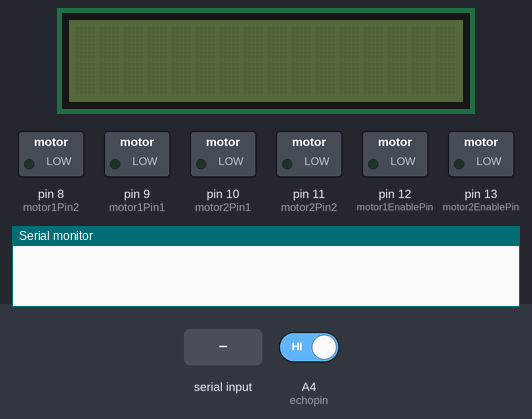
Recording of a sketch running on a simulated Arduino Uno, built with avr-gcc and run on an emulated ATmega328P. Shown: 16×2 character LCD, switched loads named in the sketch (green lamp = pin HIGH), the last lines printed to the serial monitor. The inputs (shaded band) are chosen by the test bench; at power-on: A4 (echopin) HIGH. Pins used as bus, display or sensor lines are not drawn.

Above: at 0.1 s.
At 1.7 s:
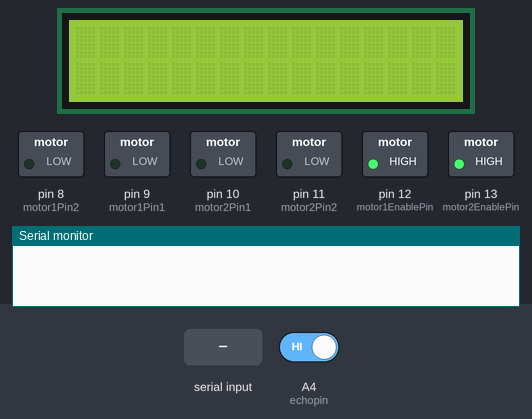
1.8 s: "1" received over the second serial link
At 4.3 s:
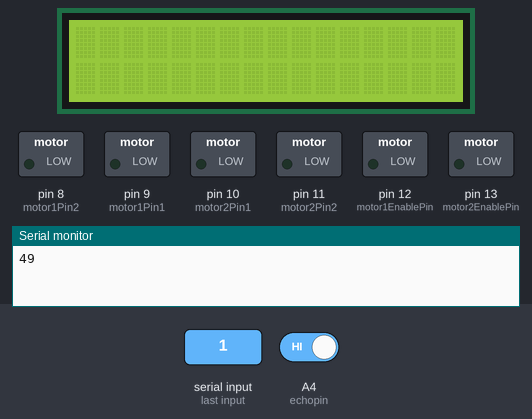
Timing chart, 0 to 5.8 s (numbered marks = the images above; inputs shaded):
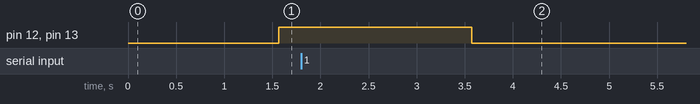

The sketch:

project_robot.ino
```cpp
#include <DFRobot_DHT11.h>
#include <SoftwareSerial.h>
#include <Wire.h> //Biblioteca utilizada gerenciar a comunicação entre dispositicos através do protocolo I2C
#include <LiquidCrystal_I2C.h> //Biblioteca controlar display 16x2 através do I2C

#define col  16 //Define o número de colunas do display utilizado
#define lin   2 //Define o número de linhas do display utilizado
#define ende  0x27 //Define o endereço do display
LiquidCrystal_I2C lcd(ende, col, lin); //Cria o objeto lcd passando como parâmetros o endereço, o nº de colunas e o nº de linhas
#define echopin  A4 // echo pin
#define trigpin A3 // Trigger pin

SoftwareSerial BT(3, 2);

#define DHT11_PIN A5 // Pin sensor is connected to
DFRobot_DHT11 DHT;

int motor2Pin1 = 10; // pin 6 on L293D IC
int motor2Pin2 = 11; // pin 7 on L293D IC
int motor2EnablePin = 13; // pin 10 on L293D IC

int motor1Pin1 = 9; // pin 4 on L293D IC
int motor1Pin2 = 8; // pin 5 on L293D IC
int motor1EnablePin = 12; // pin 9 on L293D IC


int state;
int Speed = 130;

int temp;
int hum;

int timer = 0;

int distanceFwd;
long duration;

int chk = 0;
int set = 35;

void setup() {
    pinMode (trigpin, OUTPUT);
    pinMode (echopin, INPUT );

    pinMode(motor1Pin1, OUTPUT);
    pinMode(motor1Pin2, OUTPUT);
    pinMode(motor1EnablePin, OUTPUT);
    pinMode(motor2Pin1, OUTPUT);
    pinMode(motor2Pin2, OUTPUT);
    pinMode(motor2EnablePin, OUTPUT);
    // initialize serial communication at 9600 bits per second:
    Serial.begin(9600);
    BT.begin(9600); // Setting the baud rate of Software Serial Library
    delay(500);

    lcd.init(); //Inicializa a comunicação com o display já conectado
    lcd.clear(); //Limpa a tela do display
    lcd.backlight(); //Aciona a luz de fundo do display

    lcd.setCursor(0, 0);
    Wire.begin();
    lcd.display();
}

void loop() {
    //if some date is sent, reads it and saves in state
    if(BT.available() > 0){
      state = BT.read();
      Serial.println(state);
      if(state > 10){
         Speed = state;}
}


   distanceFwd = data();

   analogWrite(motor1EnablePin, Speed);
   analogWrite(motor2EnablePin, Speed);

   if((distanceFwd<set) && (chk==1)){chk = 2; Stop();}
    if(distanceFwd>set){chk = 0;}

   // if the state is '1' the DC motor will go forward
   if ((state == 1) && (chk==0)){chk = 1; forword();Serial.println("Go Forward!");}

   // if the state is '2' the motor will Reverse
   else if (state == 2){backword();Serial.println("Reverse!");}

   // if the state is '3' the motor will turn left
   else if (state == 3){turnLeft();Serial.println("Turn LEFT");}

   // if the state is '4' the motor will turn right
   else if (state == 4){turnRight();Serial.println("Turn RIGHT");}

   // if the state is '5' the motor will Stop
   else if (state == 5) {Stop();Serial.println("STOP!");}

timer = timer+1;

if(distanceFwd>200){distanceFwd=200;}

if(timer>400){
 DHT.read(DHT11_PIN);
 hum = DHT.humidity;
 temp = DHT.temperature;

 lcd.print(temp);        //send distance to MIT App
 lcd.print(";");
 lcd.print(hum);         //send distance to MIT App
 lcd.print(";");
 lcd.setCursor(0, 1);
 lcd.print(distanceFwd); //send distance to MIT App
 lcd.println(";");
 timer=0;
}

delay(1);
}

void forword(){
    digitalWrite(motor1Pin1, HIGH);
    digitalWrite(motor1Pin2, LOW);
    digitalWrite(motor2Pin1, LOW);
    digitalWrite(motor2Pin2, HIGH);
}

void backword(){
    digitalWrite(motor1Pin1, LOW);
    digitalWrite(motor1Pin2, HIGH);
    digitalWrite(motor2Pin1, HIGH);
    digitalWrite(motor2Pin2, LOW);
}

void turnRight(){
    digitalWrite(motor1Pin1, LOW);
    digitalWrite(motor1Pin2, HIGH);
    digitalWrite(motor2Pin1, LOW);
    digitalWrite(motor2Pin2, HIGH);
}

void turnLeft(){
    digitalWrite(motor1Pin1, HIGH);
    digitalWrite(motor1Pin2, LOW);
    digitalWrite(motor2Pin1, HIGH);
    digitalWrite(motor2Pin2, LOW);
}

void Stop(){
    digitalWrite(motor1Pin1, LOW);
    digitalWrite(motor1Pin2, LOW);
    digitalWrite(motor2Pin1, LOW);
    digitalWrite(motor2Pin2, LOW);
}

long data()
{
  digitalWrite(trigpin,LOW);
  delayMicroseconds(2);
  digitalWrite(trigpin,HIGH);
  delayMicroseconds(1);
  duration=pulseIn (echopin,HIGH);
  return duration / 29 / 2;
}
```

Measured:
- after the input at 1.8 s, pin 12 (motor1EnablePin), pin 13 (motor2EnablePin): HIGH → LOW after 1.8 s
